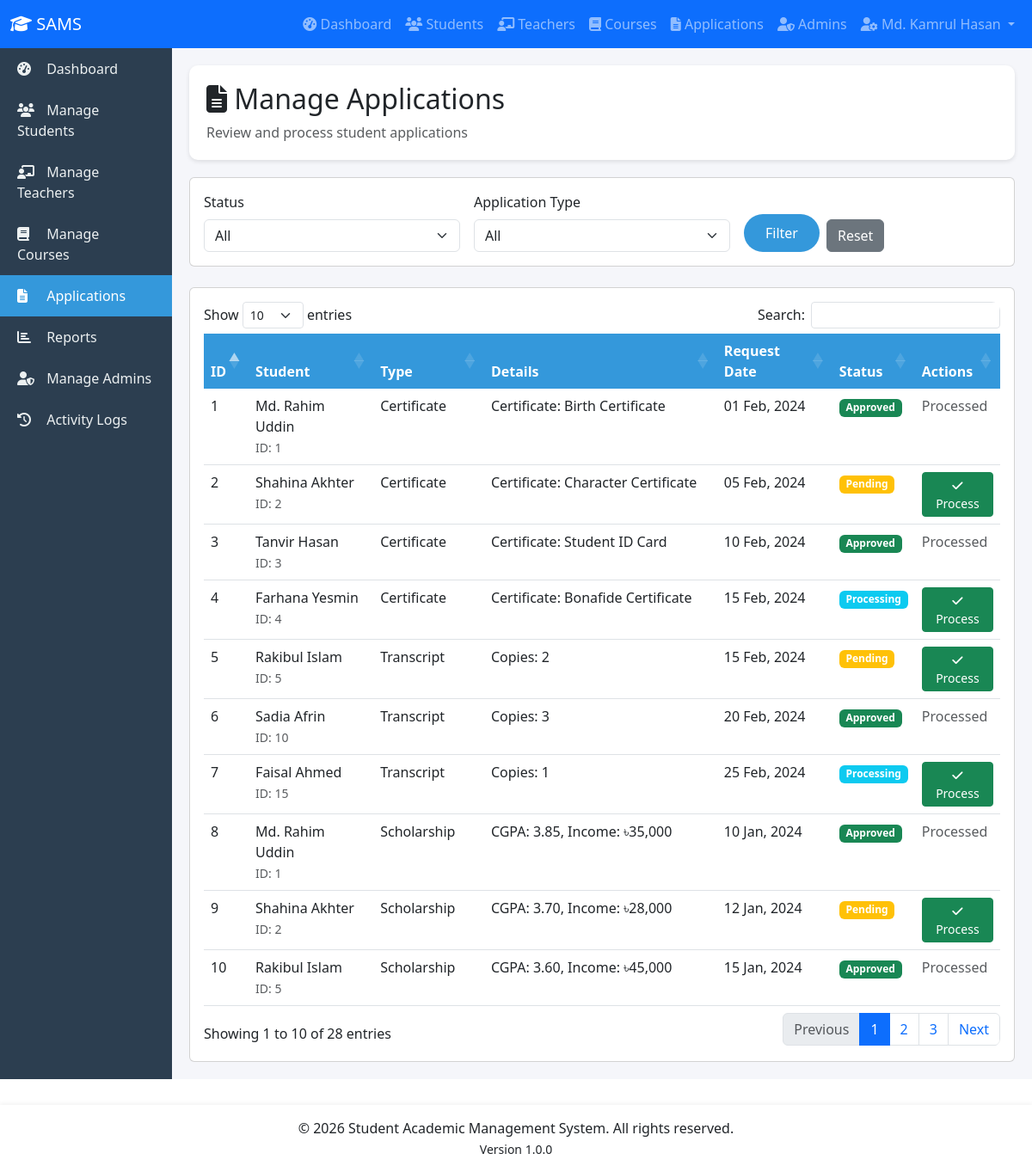
Page /admin/applications.php (signed in) on the committed database.
### tables this page shows
CREATE TABLE application (
    application_id INT AUTO_INCREMENT PRIMARY KEY,
    student_id INT NOT NULL,
    application_type VARCHAR(30) NOT NULL,
    request_date DATE DEFAULT CURRENT_DATE,
    status ENUM('pending', 'approved', 'rejected', 'processing') DEFAULT 'pending',
    approved_date DATE,
    rejection_reason TEXT,
    
     
    certificate_type VARCHAR(50),
    
     
    copies INT DEFAULT 1,
    
     
    cgpa DECIMAL(3,2),
    family_income DECIMAL(10,2),
    
     
    route VARCHAR(50),
    pickup_point VARCHAR(50),
    
     
    graduation_year YEAR,
    
     
    laptop_application_date DATE,
    
     
    extra_notes TEXT,
    
    created_at TIMESTAMP DEFAULT CURRENT_TIMESTAMP,
    updated_at TIMESTAMP DEFAULT CURRENT_TIMESTAMP ON UPDATE CURRENT_TIMESTAMP,
    
    CONSTRAINT chk_application_type CHECK (application_type IN (
        'certificate', 'transcript', 'scholarship', 'laptop', 'transport_card', 'convocation'
    )),
    
    FOREIGN KEY (student_id) REFERENCES student(student_id) ON DELETE CASCADE ON UPDATE CASCADE,
    
    INDEX idx_application_student (student_id),
    INDEX idx_application_type (application_type),
    INDEX idx_application_status (status),
    INDEX idx_application_cgpa (cgpa)
);

CREATE TABLE student (
    student_id INT AUTO_INCREMENT PRIMARY KEY,
    student_name VARCHAR(100) NOT NULL,
    email VARCHAR(100) UNIQUE NOT NULL,
    password_hash VARCHAR(255) NOT NULL,
    phone VARCHAR(20),
    department_id INT NOT NULL,
    advisor_id INT NOT NULL,
    batch INT,
    current_semester_id INT,
    admission_date DATE,
    status ENUM('active', 'graduated', 'suspended', 'withdrawn') DEFAULT 'active',
    created_at TIMESTAMP DEFAULT CURRENT_TIMESTAMP,
    updated_at TIMESTAMP DEFAULT CURRENT_TIMESTAMP ON UPDATE CURRENT_TIMESTAMP,
    FOREIGN KEY (department_id) REFERENCES department(department_id) ON DELETE RESTRICT ON UPDATE CASCADE,
    FOREIGN KEY (advisor_id) REFERENCES advisor(advisor_id) ON DELETE RESTRICT ON UPDATE CASCADE,
    FOREIGN KEY (current_semester_id) REFERENCES semester(semester_id) ON DELETE SET NULL ON UPDATE CASCADE,
    INDEX idx_student_email (email),
    INDEX idx_student_department (department_id),
    INDEX idx_student_advisor (advisor_id),
    INDEX idx_student_status (status)
);

### config/database.php (called while the page is built, shortened)
<?php
class Database {
    private static $instance = null;
    private $pdo;
    private function __construct() {
        try {
            $this->pdo = new PDO(
                "mysql:host=" . DB_HOST . ";dbname=" . DB_NAME . ";charset=utf8mb4",
                DB_USER,
                DB_PASS,
                [
                    PDO::ATTR_ERRMODE => PDO::ERRMODE_EXCEPTION,
                    PDO::ATTR_DEFAULT_FETCH_MODE => PDO::FETCH_ASSOC,
                    PDO::ATTR_EMULATE_PREPARES => false
                ]
            );
        } catch(PDOException $e) {
            die("Database Connection Failed: " . $e->getMessage());
        }
    }
    public static function getInstance() {
        if (self::$instance === null) {
            self::$instance = new Database();
        }
        return self::$instance;
    }
    public function getConnection() {
        return $this->pdo;
    }
}
function dbQuery($sql, $params = []) {
    $db = Database::getInstance()->getConnection();
    $stmt = $db->prepare($sql);
    $stmt->execute($params);
    return $stmt;
}
function dbGetAll($sql, $params = []) {
    $stmt = dbQuery($sql, $params);
    return $stmt->fetchAll();
}
?>

### admin/applications.php (the view, shortened to what this page needs)
<?php
$sql = "SELECT a.*, s.student_name, s.email, s.student_id
        FROM application a
        JOIN student s ON a.student_id = s.student_id
        WHERE 1=1";
$params = [];
$sql .= " ORDER BY a.created_at DESC";
$applications = dbGetAll($sql, $params);
?>
<?php include '../includes/header.php'; ?>
<div class="page-header">
    <div class="row align-items-center">
        <div class="col-md-6">
            <h2><i class="fas fa-file-alt"></i> Manage Applications</h2>
            <p class="text-muted mb-0">Review and process student applications</p>
        </div>
    </div>
</div>
<div class="card mb-4">
    <div class="card-body">
        <form method="GET" action="" class="row g-3">
            <div class="col-md-4">
                <label class="form-label">Status</label>
                <select name="status" class="form-select">
                    <option value="">All</option>
                </select>
            </div>
            <div class="col-md-4">
                <label class="form-label">Application Type</label>
                <select name="type" class="form-select">
                    <option value="">All</option>
                </select>
            </div>
            <div class="col-md-4 d-flex align-items-end">
                <button type="submit" class="btn btn-primary">Filter</button>
                <a href="applications.php" class="btn btn-secondary ms-2">Reset</a>
            </div>
        </form>
    </div>
</div>
<div class="card">
    <div class="card-body">
        <div class="table-responsive">
            <table class="table table-hover datatable">
                <thead>
                    <tr>
                        <th>ID</th>
                        <th>Student</th>
                        <th>Type</th>
                        <th>Details</th>
                        <th>Request Date</th>
                        <th>Status</th>
                        <th>Actions</th>
                    </tr>
                </thead>
                <tbody>
                    <?php foreach ($applications as $app): ?>
                    <tr>
                        <td><?php echo $app['application_id']; ?></td>
                        <td>
                            <?php echo htmlspecialchars($app['student_name']); ?><br>
                            <small class="text-muted">ID: <?php echo $app['student_id']; ?></small>
                        </td>
                        <td><?php echo ucfirst($app['application_type']); ?></td>
                        <td>
                            <?php if ($app['application_type'] == 'certificate' && $app['certificate_type']): ?>
                                Certificate: <?php echo $app['certificate_type']; ?>
                            <?php elseif ($app['application_type'] == 'transcript' && $app['copies']): ?>
                                Copies: <?php echo $app['copies']; ?>
                            <?php elseif ($app['application_type'] == 'scholarship'): ?>
                                CGPA: <?php echo $app['cgpa']; ?>, Income: ৳<?php echo number_format($app['family_income']); ?>
                            <?php elseif ($app['application_type'] == 'transport_card'): ?>
                                Route: <?php echo $app['route']; ?>, Pickup: <?php echo $app['pickup_point']; ?>
                            <?php elseif ($app['application_type'] == 'convocation' && $app['graduation_year']): ?>
                                Year: <?php echo $app['graduation_year']; ?>
                            <?php else: ?>
                                -
                            <?php endif; ?>
                        </td>
                        <td><?php echo formatDate($app['request_date']); ?></td>
                        <td><?php echo getStatusBadge($app['status']); ?></td>
                        <td>
                            <?php if ($app['status'] == 'pending' || $app['status'] == 'processing'): ?>
                                <button type="button" class="btn btn-sm btn-success" data-bs-toggle="modal" data-bs-target="#statusModal<?php echo $app['application_id']; ?>">
                                    <i class="fas fa-check"></i> Process
                                </button>
                            <?php else: ?>
                                <span class="text-muted">Processed</span>
                            <?php endif; ?>
                        </td>
                    </tr>
                    <?php endforeach; ?>
                </tbody>
            </table>
        </div>
    </div>
</div>
<?php include '../includes/footer.php'; ?>

### includes/functions.php (shortened to what this page needs)
<?php
function getStatusBadge($status) {
    $badges = [
        'pending' => 'warning', 'processing' => 'info', 'approved' => 'success',
        'rejected' => 'danger', 'confirmed' => 'success', 'issued' => 'success',
        'active' => 'success', 'graduated' => 'primary', 'suspended' => 'danger',
        'withdrawn' => 'secondary'
    ];
    $c = $badges[$status] ?? 'secondary';
    return "<span class='badge bg-$c'>" . ucfirst($status) . "</span>";
}
function formatDate($date, $format = DATE_FORMAT) {
    return ($date && $date != '0000-00-00') ? date($format, strtotime($date)) : 'N/A';
}
?>

### assets/style.css (style rules this page uses)
.table-responsive { border-radius: 10px; overflow: hidden; }
.table thead th { background: #3498db; color: white; border: none; }
.btn-primary { background: #3498db; border: none; padding: 10px 25px; border-radius: 25px; transition: all 0.3s; }

### includes/header.php (style rules this page uses)
.page-header { background: white; padding: 20px; border-radius: 10px; margin-bottom: 20px; box-shadow: 0 2px 5px rgba(0,0,0,0.1); }

### rows in the picture
application: application_id "1", student.student_name "Md. Rahim Uddin", student.student_id "1", application_type "Certificate", certificate_type "Birth Certificate", request_date "01 Feb, 2024", status "Approved", shows "Processed"
application: application_id "2", student.student_name "Shahina Akhter", student.student_id "2", application_type "Certificate", certificate_type "Character Certificate", request_date "05 Feb, 2024", status "Pending"
application: application_id "3", student.student_name "Tanvir Hasan", student.student_id "3", application_type "Certificate", certificate_type "Student ID Card", request_date "10 Feb, 2024", status "Approved", shows "Processed"
application: application_id "4", student.student_name "Farhana Yesmin", student.student_id "4", application_type "Certificate", certificate_type "Bonafide Certificate", request_date "15 Feb, 2024", status "Processing"
application: application_id "5", student.student_name "Rakibul Islam", student.student_id "5", application_type "Transcript", copies "2", request_date "15 Feb, 2024", status "Pending"
application: application_id "6", student.student_name "Sadia Afrin", student.student_id "10", application_type "Transcript", copies "3", request_date "20 Feb, 2024", status "Approved", shows "Processed"
application: application_id "7", student.student_name "Faisal Ahmed", student.student_id "15", application_type "Transcript", copies "1", request_date "25 Feb, 2024", status "Processing"
application: application_id "8", student.student_name "Md. Rahim Uddin", student.student_id "1", application_type "Scholarship", cgpa "3.85", family_income "35,000", request_date "10 Jan, 2024", status "Approved", shows "Processed"
application: application_id "9", student.student_name "Shahina Akhter", student.student_id "2", application_type "Scholarship", cgpa "3.70", family_income "28,000", request_date "12 Jan, 2024", status "Pending"
application: application_id "10", student.student_name "Rakibul Islam", student.student_id "5", application_type "Scholarship", cgpa "3.60", family_income "45,000", request_date "15 Jan, 2024", status "Approved", shows "Processed"

### other values in the picture
APP_SHORT_NAME "SAMS"
$_SESSION['admin_name'] "Md. Kamrul Hasan"
APP_YEAR "2026"
APP_NAME "Student Academic Management System"
APP_VERSION "1.0.0"
